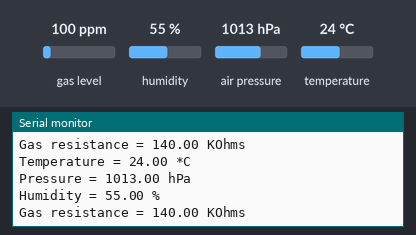
The sketch below on a simulated Arduino Uno, built with avr-gcc and run on an emulated ATmega328P. Shown: the last lines printed to the serial monitor. The inputs (shaded band) are chosen by the test bench; at power-on: gas level 100 ppm, humidity 55 %, air pressure 1013 hPa, temperature 24 °C.

Above: at 3.1 s.
3.2 s: gas level set to 20 ppm
At 5.8 s:
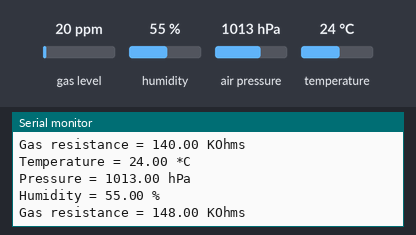
6.1 s: humidity set to 22 %
At 7.2 s:
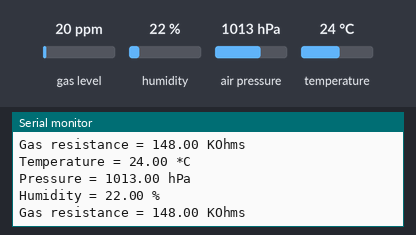
9.0 s: air pressure set to 952 hPa
At 11.7 s:
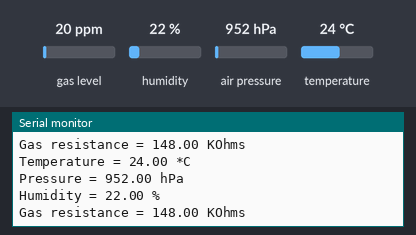

The sketch:

firmware_01.ino
```cpp
#include <Wire.h>
#include <Adafruit_Sensor.h>
#include <Adafruit_BME680.h>

// Create an instance of the BME680 sensor
Adafruit_BME680 bme;

void setup()
{
    Serial.begin(9600);
    while (!Serial);
    Serial.println(F("BME680 test!"));
    if (!bme.begin())
    {
        Serial.println("Error: Could not find a valid BME680 sensor, check wiring!");
        while (1);
    }
    // Sensor configuration
    bme.setTemperatureOversampling(BME680_OS_8X);
    bme.setHumidityOversampling(BME680_OS_2X);
    bme.setPressureOversampling(BME680_OS_4X);
    bme.setIIRFilterSize(BME680_FILTER_SIZE_3);
    bme.setGasHeater(320, 150); // 320°C 150 ms
}
void loop()
{
    if (!bme.performReading())
    {
        Serial.println("Error performing reading!");
        return;
    }
    // Print the sensor readings to the Serial Monitor
    Serial.print("Temperature = ");
    Serial.print(bme.temperature);
    Serial.println(" *C");
    Serial.print("Pressure = ");
    Serial.print(bme.pressure / 100.0);
    Serial.println(" hPa");
    Serial.print("Humidity = ");
    Serial.print(bme.humidity);
    Serial.println(" %");
    Serial.print("Gas resistance = ");
    Serial.print(bme.gas_resistance / 1000.0);
    Serial.println(" KOhms");
    Serial.println();
    delay(2000);
}
```

Measured:
- after the input at 3.2 s, the serial monitor: prints a new line after 1.4 s (image 1)
- after the input at 6.1 s, the serial monitor: prints a new line after 0.68 s (image 2)
- after the input at 9.0 s, the serial monitor: prints a new line after 2.1 s (image 3)
